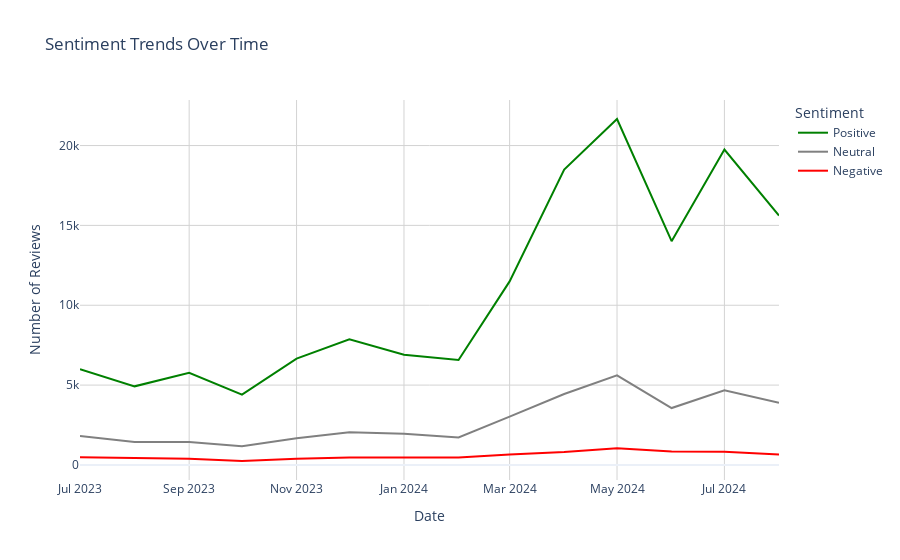

Notebook code cell kept with this figure:
### Markdown cell above
Analyzing how Reviews Changed over time

### Code cell
#1 Aggregate the review by their sentiment(+ve,-ve,neutral)overtime
#2 Visualize the trends in the volume of each sentiment type over time

# convert Review Date to datetime format
df['Review Date']=pd.to_datetime(df['Review Date'])

#aggregate sentiment counts by date
sentiment_over_time = df.groupby([df['Review Date'].dt.to_period('M'), 'Sentiment']).size().unstack(fill_value=0)

#convert the period back to datetime for plotting
sentiment_over_time.index = sentiment_over_time.index.to_timestamp()

fig = go.Figure()

fig.add_trace(go.Scatter(x=sentiment_over_time.index, y=sentiment_over_time['Positive'],
                         mode='lines', name='Positive', line=dict(color='green')))
fig.add_trace(go.Scatter(x=sentiment_over_time.index, y=sentiment_over_time['Neutral'],
                         mode='lines', name='Neutral', line=dict(color='grey')))
fig.add_trace(go.Scatter(x=sentiment_over_time.index, y=sentiment_over_time['Negative'],
                         mode='lines', name='Negative', line=dict(color='red')))

fig.update_layout(
    title='Sentiment Trends Over Time',
    xaxis_title='Date',
    yaxis_title='Number of Reviews',
    plot_bgcolor='white',
    paper_bgcolor='white',
    legend_title_text='Sentiment',
    xaxis=dict(showgrid=True, gridcolor='lightgrey'),
    yaxis=dict(showgrid=True, gridcolor='lightgrey')
)
fig.show()

### Figure 1 — Plotly figure (JSON) as saved in the notebook; plotly's stock layout.template omitted (floating-point values rounded to 4 significant figures)
{"data": [{"line": {"color": "green"}, "mode": "lines", "name": "Positive", "type": "scatter", "x": ["2023-07-01T00:00:00", "2023-08-01T00:00:00", "2023-09-01T00:00:00", "2023-10-01T00:00:00", "2023-11-01T00:00:00", "2023-12-01T00:00:00", "2024-01-01T00:00:00", "2024-02-01T00:00:00", "2024-03-01T00:00:00", "2024-04-01T00:00:00", "2024-05-01T00:00:00", "2024-06-01T00:00:00", "2024-07-01T00:00:00", "2024-08-01T00:00:00"], "y": [5994, 4922, 5771, 4408, 6658, 7866, 6904, 6573, 11494, 18491, 21663, 14014, 19750, 15614]}, {"line": {"color": "grey"}, "mode": "lines", "name": "Neutral", "type": "scatter", "x": ["2023-07-01T00:00:00", "2023-08-01T00:00:00", "2023-09-01T00:00:00", "2023-10-01T00:00:00", "2023-11-01T00:00:00", "2023-12-01T00:00:00", "2024-01-01T00:00:00", "2024-02-01T00:00:00", "2024-03-01T00:00:00", "2024-04-01T00:00:00", "2024-05-01T00:00:00", "2024-06-01T00:00:00", "2024-07-01T00:00:00", "2024-08-01T00:00:00"], "y": [1809, 1439, 1433, 1169, 1667, 2048, 1952, 1716, 3022, 4445, 5614, 3562, 4682, 3892]}, {"line": {"color": "red"}, "mode": "lines", "name": "Negative", "type": "scatter", "x": ["2023-07-01T00:00:00", "2023-08-01T00:00:00", "2023-09-01T00:00:00", "2023-10-01T00:00:00", "2023-11-01T00:00:00", "2023-12-01T00:00:00", "2024-01-01T00:00:00", "2024-02-01T00:00:00", "2024-03-01T00:00:00", "2024-04-01T00:00:00", "2024-05-01T00:00:00", "2024-06-01T00:00:00", "2024-07-01T00:00:00", "2024-08-01T00:00:00"], "y": [480, 440, 389, 247, 394, 461, 457, 459, 659, 803, 1048, 835, 827, 656]}], "layout": {"autosize": true, "legend": {"title": {"text": "Sentiment"}}, "paper_bgcolor": "white", "plot_bgcolor": "white", "title": {"text": "Sentiment Trends Over Time"}, "xaxis": {"autorange": true, "gridcolor": "lightgrey", "range": ["2023-07-01", "2024-08-01"], "showgrid": true, "title": {"text": "Date"}, "type": "date"}, "yaxis": {"autorange": true, "gridcolor": "lightgrey", "range": [-942.8, 22850.0], "showgrid": true, "title": {"text": "Number of Reviews"}, "type": "linear"}}}
